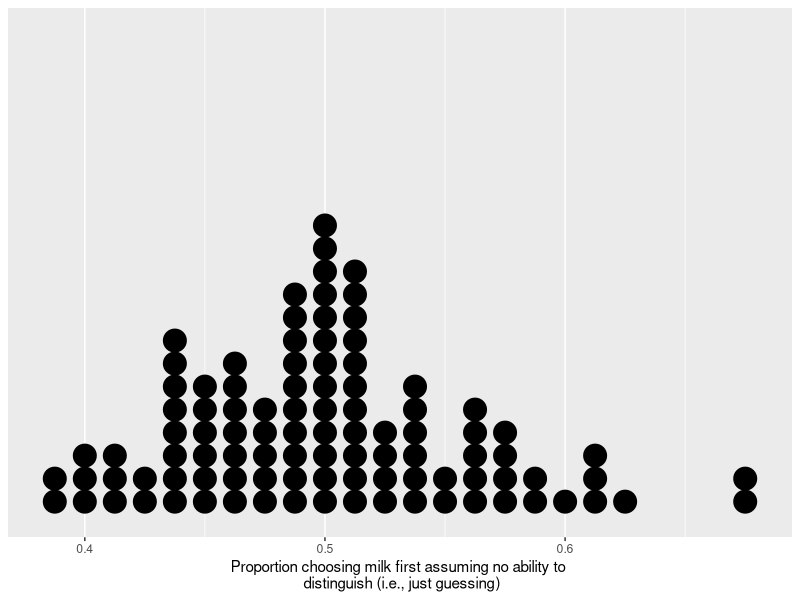

Write the R code that produced this figure.
## ---- chunk 1
library(tidyverse)
library(knitr)
opts_chunk$set(warning = FALSE, message = FALSE)
## ---- chunk 2
sample(c("Head","Tail"),size=10,replace=TRUE)
# will do the same thing as:
sample(c("Head","Tail"),size=10, prob=c(0.5, 0.5), replace=TRUE)
# Even though the exact counts of "Head" and "Tail" differ each time you
# run this code, if you simulate enough coin flips (by increasing
# the value of 'size', you'll get approximately the same proportion
# of "Head" and "Tail" outcomes)

# To modify the code to make Tails much more likely than Heads, 
# we could change the probs:
sample(c("Head","Tail"),size=10,prob=c(0.1, 0.9), replace=TRUE)
## ---- chunk 3

set.seed(51)

sample(x = c("Uses Twitter", "Does not use Twitter"), size = 400, prob = c(0.22, 0.78), replace = TRUE)


## ---- chunk 4
set.seed(51)

repetitions <- 1000
n_observations <- 400

## ---- chunk 5



## ---- chunk 6


## ---- chunk 7


## ---- chunk 8
library(tidyverse)
set.seed(42) # need to set this so results won't change with every run/knit
repetitions <- 100
simulated_stats <- rep(NA, repetitions) 
n_observations <- 80
test_stat <- 33/n_observations # your test statistic
for (i in 1:repetitions)
{
  new_sim <- sample(c("Milk first", "Tea first"), size=n_observations, replace=TRUE)
  sim_p <- sum(new_sim == "Milk first") / n_observations
  simulated_stats[i] <- sim_p
}
sim <- tibble(p_correct = simulated_stats) # tibble() creates a data frame
## ---- chunk 9
ggplot(sim, aes(p_correct)) + 
  geom_dotplot() + 
  labs(x="Proportion choosing milk first assuming no ability to \n distinguish (i.e., just guessing)") +
 scale_y_continuous(NULL, breaks = NULL)          # get rid of strange y-axis label
## ---- chunk 10


